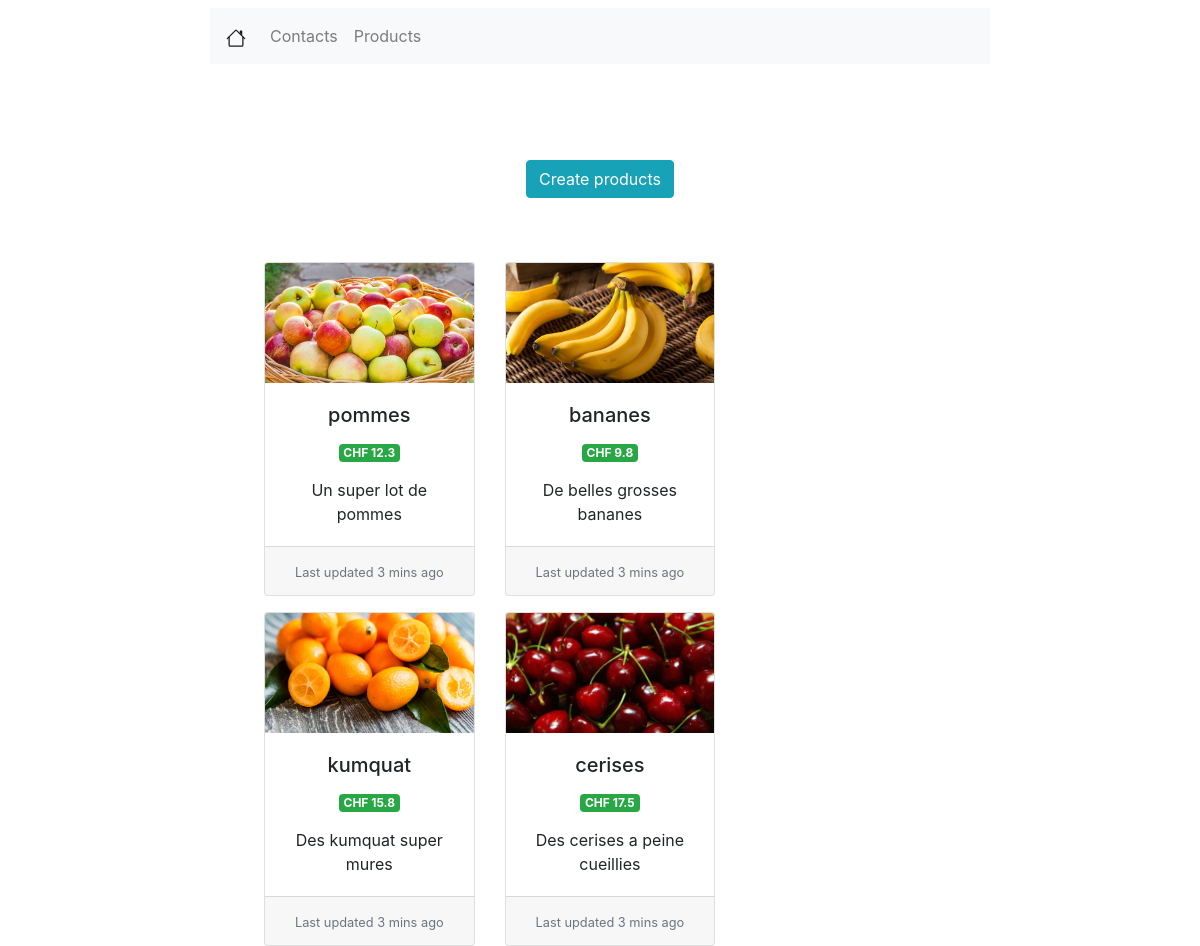
Screenshot of /products/ with the database file from the repository.
### products/models.py (models this page shows)
class Product(models.Model):
    name = models.CharField(verbose_name="Nom du produit", max_length=50)
    price = models.FloatField(verbose_name="Prix du produit")
    description = models.TextField(verbose_name="Description du produit", null=True)
    picture = models.ImageField(verbose_name="Illustrations", upload_to='products', null=True)
    categ_id = models.ForeignKey(ProductCategory, on_delete=models.CASCADE, null=True)
    tax_ids = models.ManyToManyField("tax.AccountTax")

### products/views.py (the view)
# urls.py: path('', views.IndexView.as_view(), name='contacts'),
class IndexView(generic.ListView):
    template_name = 'product/products_listview.html'
    context_object_name = 'products_list'
    def get_queryset(self):
        return Product.objects.all()

### products/templates/product/products_listview.html
{% extends 'viewlist/viewlist.html' %}
{% load static %}
{% block viewlist %}
    <div class="row mx-auto mt-5 justify-content-center">
        <div class="row mx-auto mt-5 justify-content-center">
            <form class="form-inline">
                <a class="btn btn-info" href="#" role="button">Create products</a>
            </form>
        </div>
    </div>
    <div class="row mx-auto mt-5 justify-content-center">
        {% if products_list %}
            <div class="card-deck" style="width: 60%">
                {% for product in products_list %}
                    <div class="card text-center mt-3" style="min-width: 30%; max-width: 30%">
                        <a href="#">
                            <img src="{% static product.picture %}" class="card-img-top" alt="..."
                                 style="width: 100%; height: 10vw;
                                 object-fit: cover;">
                        </a>
                        <div class="card-body">
                            <h5 class="card-title">{{ product.name }}</h5>
                            <p class="badge badge-success">CHF {{ product.price }}</p>
                            <p class="card-text">{{ product.description }}</p>
                        </div>
                        <div class="card-footer">
                            <small class="text-muted">Last updated 3 mins ago</small>
                        </div>
                    </div>
                {% endfor %}
            </div>
        {% else %}
            <p>No products are available.</p>
        {% endif %}
    </div>
{% endblock %}

### rows the page displays
Product: picture (picture), name "pommes", price "12.3", description "Un super lot de pommes"
Product: picture (picture), name "bananes", price "9.8", description "De belles grosses bananes"
Product: picture (picture), name "kumquat", price "15.8", description "Des kumquat super mures"
Product: picture (picture), name "cerises", price "17.5", description "Des cerises a peine cueillies"
